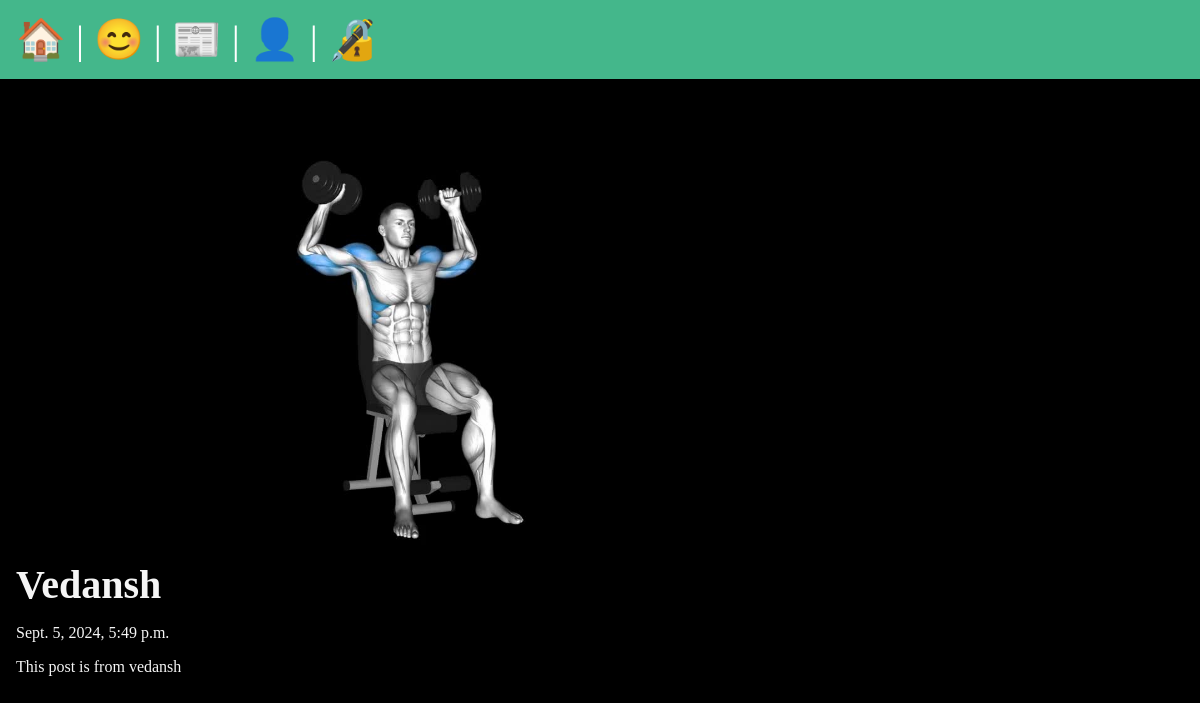
The app's page /posts/vedansh with its own data.
### posts/models.py (models this page shows, shortened)
class Post(models.Model):
    title = models.CharField(max_length=75)
    body = models.TextField()
    slug = models.SlugField()
    date = models.DateTimeField(auto_now_add=True)
    banner = models.ImageField(default='fallback.png', blank=True)
    author = models.ForeignKey(User, on_delete=models.CASCADE,default=None)

### posts/views.py (the view)
# urls.py: path('<slug:slug>',views.posts_page,name="Page"),
def posts_page(request,slug):
    slug = Post.objects.get(slug=slug)
    return render(request, 'posts/posts_page.html', {'posts': slug})

### posts/templates/posts/posts_page.html (shortened to what this page needs)
{% extends 'layout.html' %}
{% block content %}
    <section>
        <img class="banner" src="{{ posts.banner.url }}" alt="{{ posts.title }}">
        <h1>{{ posts.title }}</h1>
        <p>{{ posts.date }}</p>
        <p>{{ posts.body }}</p>
    </section>
{% endblock %}

### static/css/style.css (style rules this page uses)
* { margin: 0; padding: 0; box-sizing: border-box; }
body { min-height: 100vh; background-color: black; color: whitesmoke; font-size: 3rem; }
section { display: flex; flex-flow: column; gap: 1rem; }
h1, h2 { font-size: 2.5rem; }
p { font-size: 1rem; }
.banner { display: block; width: 100%; max-width: 800px; }

### records on screen
Post: banner (picture), title "Vedansh", date "Sept. 5, 2024, 5:49 p.m.", body "This post is from vedansh"
